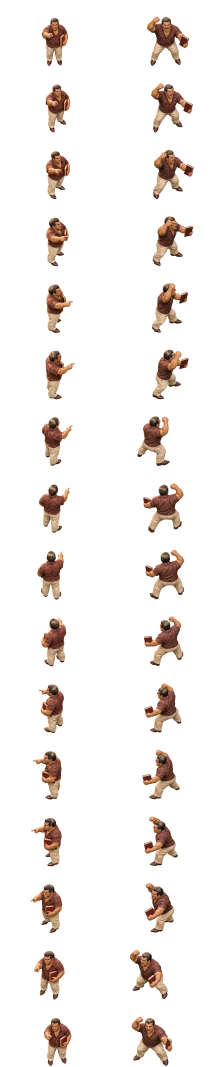
#> input picture prototype/assets/personagens/agiota/poses_atlas.webp, 640 x 3200 px (shown at 1/3 size)
$ python -i montar-poses.py   (imports and definitions only)
#> lines starting #> are read from the running program, lines starting #| are printed output that depends on the picture
# Atlas de poses paradas em 16 direções (ataque, fúria...) a partir de folhas 4×4 do pacote
# (folhas/<estado>_16_angulos.png, ângulos em ordem de leitura: 0, 22,5 ... 337,5).
# Cada estado vira uma coluna; cada direção, uma linha (célula 320×200, pés na base, pernas no centro).
# As folhas encaixam a pose inteira na célula, então braços erguidos encolhem o corpo. Por isso a escala
# é medida da cabeça aos pés (nas vistas de frente e de costas, onde a cabeça fica livre) e igualada à do
# atlas de caminhada: o boneco andando tem 158 px na célula de 160; a pose agachada tem CROUCH disso.
# Requer Python 3 com Pillow, numpy e opencv-python.
# uso: python3 -I tools/montar-poses.py <pacote> prototype/assets/personagens/<pasta> <pasta-nova> <prefixo> ataque furia
# Poses que mudam muito a altura (agachado, braços para cima) levam a altura da figura inteira em relação
# ao boneco em pé: agachamento=0.66 levanta=1.22. O gerador desenha toda pose com a mesma altura na
# célula, então sem isso o agachado sai do tamanho do boneco em pé.
# Grava poses_atlas.webp e poses_meta.json (colunas, célula e figureH para POSE_ATLAS em sprites.js).
import sys, os, json
import numpy as np, cv2
from PIL import Image, ImageDraw

# [1 line that did not run here, left out]
rel = {}
states = []
# [8 lines not run here, left out]
# [1 line that did not run here, left out]
# [1 line not run here, left out]

TH = 24
GROW = 3
NEAR = 40          # papéis soltos perto da mão entram na figura
WALK_FIG = 158     # altura do boneco andando na célula de 160 do atlas de caminhada
CROUCH = 0.92      # pose agachada: cabeça-pés em relação ao boneco em pé
CW, CH = 320, 200
KER = cv2.getStructuringElement(cv2.MORPH_ELLIPSE, (2 * GROW + 1, 2 * GROW + 1))

def figures(path):
    im = np.array(Image.open(path).convert('RGBA'))
#> im is the input picture: shape (3200, 640, 4); mean R, G, B, A 23, 16.8, 13.3, 28.9
    a = im[:, :, 3]
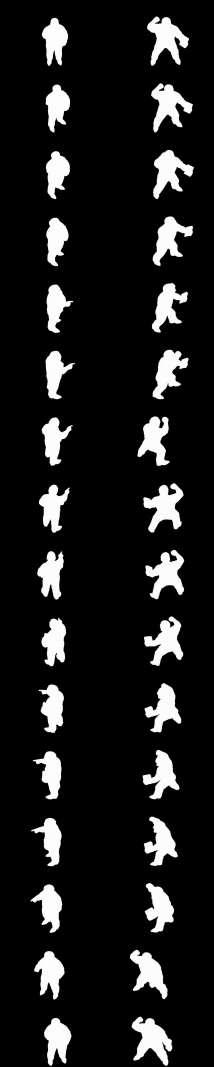
#> a: shape (3200, 640) (shown at 1/3 size); min 0, max 255, mean 28.9
    cw, ch = im.shape[1] // 4, im.shape[0] // 4
#> cw = 160; ch = 800
    n, lab, st, _ = cv2.connectedComponentsWithStats((a > TH).astype(np.uint8), connectivity=8)
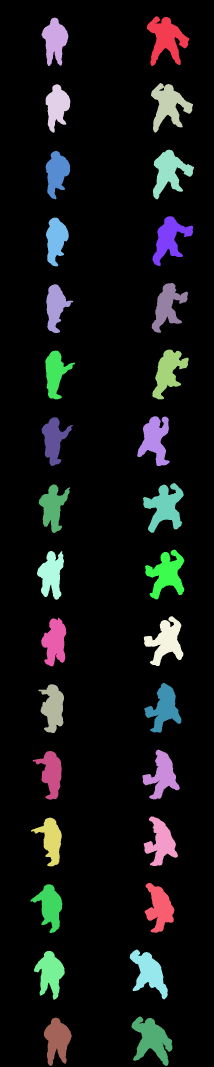
#> lab: shape (3200, 640) int32 (shown at 1/3 size); 33 distinct labels, from 0 to 32; one colour per label, 0 black
#> n = 33; st = 33 rows, first 6: [0, 0, 640, 3200, 1804045], [441, 49, 127, 149, 9616], [125, 53, 80, 145, 7004], [453, 249, 126, 149, 9020], [137, 253, 74, 145, 6475], [459, 449, 123, 149, 8717]
    big = [i for i in range(1, n) if st[i, 4] > 3000]
#> big = 32 values from 1 to 32
#> (the run stopped early here; a loop or call above may not have finished)
